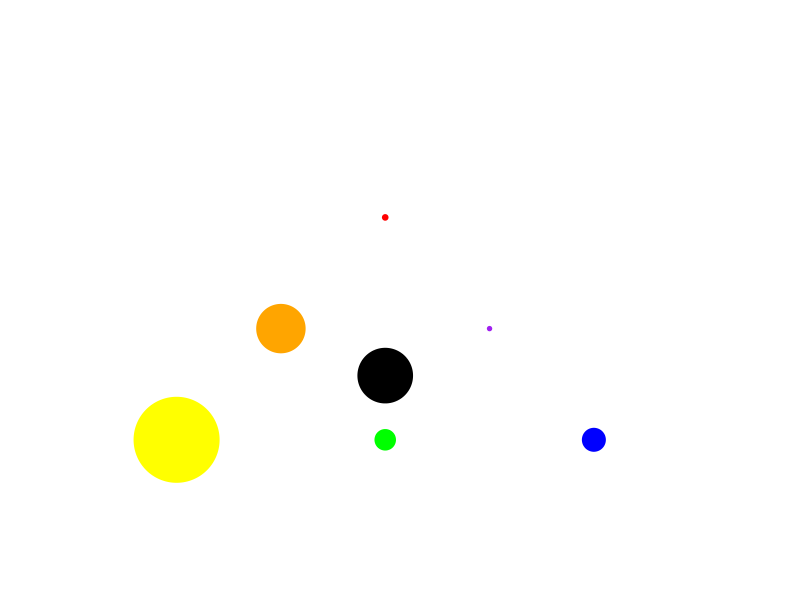

R code for this plot:
library( plotrix )


R <- 9
B <- 37
A <- 137

RandB <- 7
RandA <- 78
AandB <- 33

all3 <- 88

nrowSummary <-  253

a <- 2
jpeg(filename = file.path(figures, "N_Metrics.jpg"), quality = 100, res = 500, width = 7, height = 7, units = "in")

plot(0, xaxt = 'n', yaxt = 'n', bty = 'n', pch = '', ylab = '', xlab = '', ylim = c(1,10), xlim = c(1,10))

# all 3
draw.circle(x=5, y=(5*(sqrt(6.5) + 2)) / 6.5, r= a * ((all3)/nrowSummary)*(1/(sqrt(pi))), nv = 10000, col = "black")

draw.circle(x=5, y=2, r= a * (AandB/nrowSummary)*(1/(sqrt(pi))), nv = 10000, border = "green",col = "green") # A and B
draw.circle(x=3.5, y=sqrt(6.75) + 2, r= a * (RandA/nrowSummary)*(1/(sqrt(pi))), nv = 10000, border = "orange", col = "orange") # A and R
draw.circle(x=6.5, y=sqrt(6.75) + 2, r= a * (RandB/nrowSummary)*(1/(sqrt(pi))), nv = 10000, border = "purple",col = "purple") # R and B

draw.circle(x=2, y=2, r= a * (A/nrowSummary)*(1/(sqrt(pi))), nv = 10000, border = "yellow",col = "yellow") # A
draw.circle(x=8, y=2, r= a * (B/nrowSummary)*(1/(sqrt(pi))), nv = 10000, border = "blue",col = "blue") # B
draw.circle(x=5, y=sqrt(27) + 2, r= a * (R/nrowSummary)*(1/(sqrt(pi))), nv = 10000, border = "red",col = "red") # R
dev.off()

